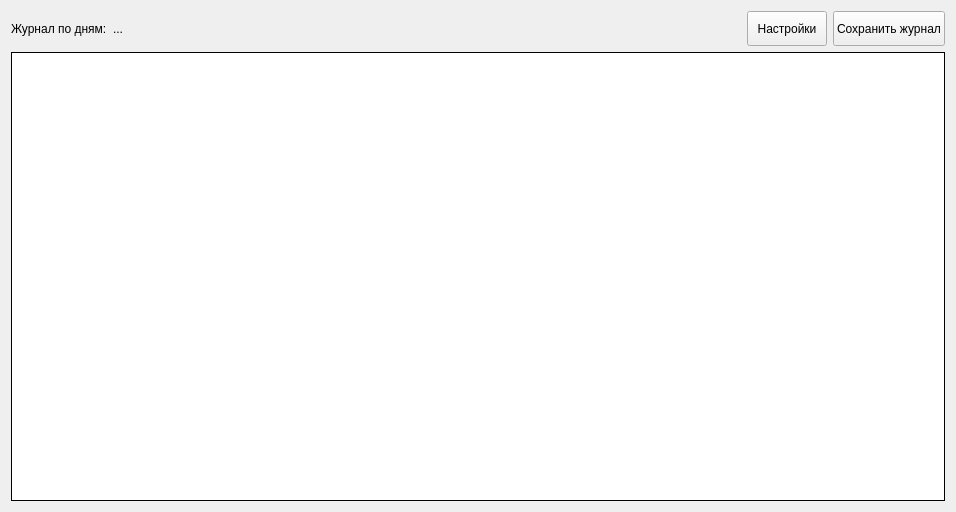
<?xml version="1.0" encoding="UTF-8"?>
<ui version="4.0">
 <class>dayJournalWidgetDesign</class>
 <widget class="QWidget" name="dayJournalWidgetDesign">
  <property name="geometry">
   <rect>
    <x>0</x>
    <y>0</y>
    <width>956</width>
    <height>512</height>
   </rect>
  </property>
  <property name="windowTitle">
   <string>Журнал эксперимента</string>
  </property>
  <layout class="QVBoxLayout" name="verticalLayout">
   <item>
    <layout class="QHBoxLayout" name="horizontalLayout">
     <item>
      <widget class="QLabel" name="label">
       <property name="font">
        <font>
         <pointsize>9</pointsize>
        </font>
       </property>
       <property name="text">
        <string>Журнал по дням:</string>
       </property>
      </widget>
     </item>
     <item>
      <widget class="QLabel" name="dirs_label">
       <property name="sizePolicy">
        <sizepolicy hsizetype="Expanding" vsizetype="Preferred">
         <horstretch>0</horstretch>
         <verstretch>0</verstretch>
        </sizepolicy>
       </property>
       <property name="font">
        <font>
         <pointsize>9</pointsize>
        </font>
       </property>
       <property name="text">
        <string>...</string>
       </property>
      </widget>
     </item>
     <item>
      <widget class="QPushButton" name="settings_pushButton">
       <property name="minimumSize">
        <size>
         <width>0</width>
         <height>35</height>
        </size>
       </property>
       <property name="font">
        <font>
         <pointsize>9</pointsize>
        </font>
       </property>
       <property name="text">
        <string>Настройки</string>
       </property>
      </widget>
     </item>
     <item>
      <widget class="QPushButton" name="save_pushButton">
       <property name="minimumSize">
        <size>
         <width>0</width>
         <height>35</height>
        </size>
       </property>
       <property name="font">
        <font>
         <pointsize>9</pointsize>
        </font>
       </property>
       <property name="text">
        <string>Сохранить журнал</string>
       </property>
      </widget>
     </item>
    </layout>
   </item>
   <item>
    <widget class="QTableWidget" name="tableWidget">
     <property name="frameShape">
      <enum>QFrame::Box</enum>
     </property>
     <property name="frameShadow">
      <enum>QFrame::Plain</enum>
     </property>
     <property name="gridStyle">
      <enum>Qt::SolidLine</enum>
     </property>
     <property name="sortingEnabled">
      <bool>false</bool>
     </property>
    </widget>
   </item>
  </layout>
 </widget>
 <resources/>
 <connections/>
</ui>
